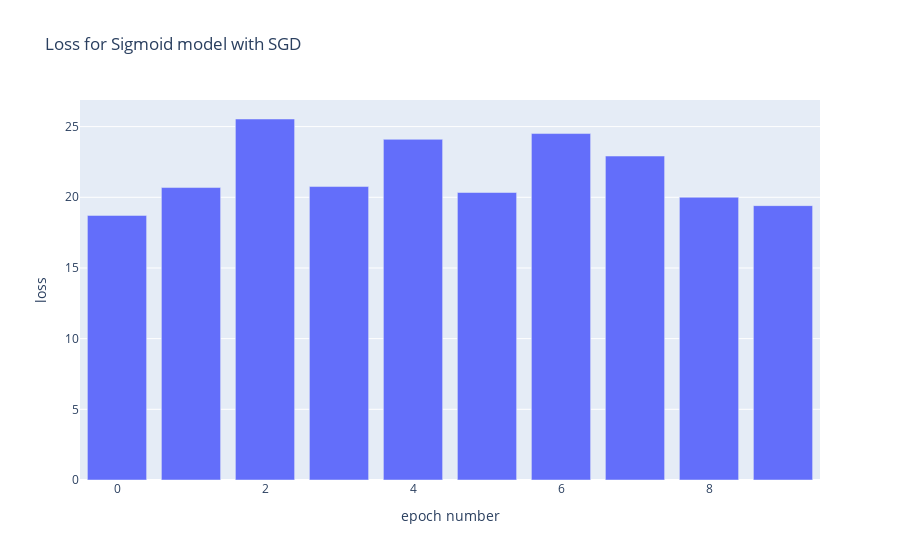

Notebook code for this chart:
### Code cell
data_trace = go.Bar(x=np.arange(10), y=eval_results)
fig = go.Figure(data=[data_trace])

fig.update_layout(
    title='Loss for Sigmoid model with SGD',
    xaxis_title="epoch number",
    yaxis_title="loss"
)

fig.show()

### Figure 1 — Plotly figure (JSON) as saved in the notebook; plotly's stock layout.template omitted (floating-point values rounded to 4 significant figures)
{"data": [{"type": "bar", "x": [0, 1, 2, 3, 4, 5, 6, 7, 8, 9], "y": [18.72, 20.69, 25.54, 20.76, 24.1, 20.34, 24.51, 22.92, 20.0, 19.41]}], "layout": {"title": {"text": "Loss for Sigmoid model with SGD"}, "xaxis": {"title": {"text": "epoch number"}}, "yaxis": {"title": {"text": "loss"}}}}
